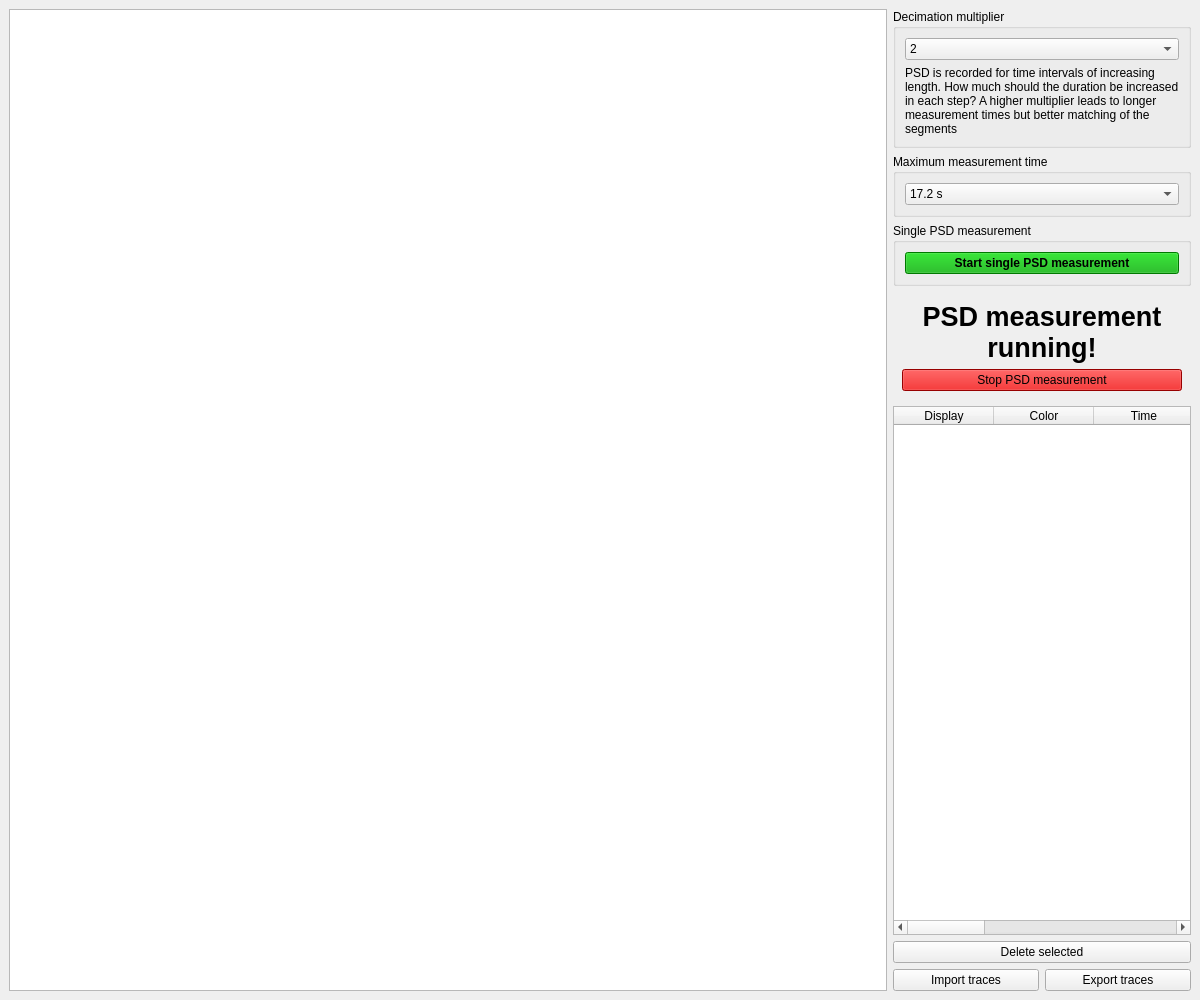
<?xml version="1.0" encoding="UTF-8"?>
<ui version="4.0">
 <class>MainWindow</class>
 <widget class="QMainWindow" name="MainWindow">
  <property name="geometry">
   <rect>
    <x>0</x>
    <y>0</y>
    <width>1200</width>
    <height>1000</height>
   </rect>
  </property>
  <property name="windowTitle">
   <string>MainWindow</string>
  </property>
  <widget class="QWidget" name="centralwidget">
   <layout class="QHBoxLayout" name="horizontalLayout">
    <item>
     <widget class="PSDPlotWidget" name="psd_plot_widget">
      <property name="minimumSize">
       <size>
        <width>100</width>
        <height>100</height>
       </size>
      </property>
     </widget>
    </item>
    <item>
     <layout class="QVBoxLayout" name="verticalLayout">
      <item>
       <widget class="QGroupBox" name="groupBox_2">
        <property name="title">
         <string>Decimation multiplier</string>
        </property>
        <layout class="QVBoxLayout" name="verticalLayout_2">
         <item>
          <widget class="QComboBox" name="decimation_multiplier">
           <item>
            <property name="text">
             <string>2</string>
            </property>
           </item>
           <item>
            <property name="text">
             <string>4</string>
            </property>
           </item>
           <item>
            <property name="text">
             <string>8</string>
            </property>
           </item>
           <item>
            <property name="text">
             <string>16</string>
            </property>
           </item>
          </widget>
         </item>
         <item>
          <widget class="QLabel" name="label">
           <property name="text">
            <string>PSD is recorded for time intervals of increasing length. How much should the duration be increased in each step? A higher multiplier leads to longer measurement times but better matching of the segments</string>
           </property>
           <property name="wordWrap">
            <bool>true</bool>
           </property>
          </widget>
         </item>
        </layout>
       </widget>
      </item>
      <item>
       <widget class="QGroupBox" name="groupBox">
        <property name="title">
         <string>Maximum measurement time</string>
        </property>
        <layout class="QVBoxLayout" name="verticalLayout_3">
         <item>
          <widget class="QComboBox" name="maximum_measurement_time">
           <property name="currentIndex">
            <number>5</number>
           </property>
           <item>
            <property name="text">
             <string>0.5 s</string>
            </property>
           </item>
           <item>
            <property name="text">
             <string>1.1 s</string>
            </property>
           </item>
           <item>
            <property name="text">
             <string>2.1 s</string>
            </property>
           </item>
           <item>
            <property name="text">
             <string>4.3 s</string>
            </property>
           </item>
           <item>
            <property name="text">
             <string>8.6 s</string>
            </property>
           </item>
           <item>
            <property name="text">
             <string>17.2 s</string>
            </property>
           </item>
           <item>
            <property name="text">
             <string>34.4 s</string>
            </property>
           </item>
           <item>
            <property name="text">
             <string>68.7 s</string>
            </property>
           </item>
           <item>
            <property name="text">
             <string>137 s</string>
            </property>
           </item>
           <item>
            <property name="text">
             <string>275 s</string>
            </property>
           </item>
           <item>
            <property name="text">
             <string>9 min</string>
            </property>
           </item>
           <item>
            <property name="text">
             <string>18 min</string>
            </property>
           </item>
           <item>
            <property name="text">
             <string>36 min</string>
            </property>
           </item>
           <item>
            <property name="text">
             <string>73 min</string>
            </property>
           </item>
           <item>
            <property name="text">
             <string>147 min</string>
            </property>
           </item>
           <item>
            <property name="text">
             <string>293 min</string>
            </property>
           </item>
           <item>
            <property name="text">
             <string>586 min</string>
            </property>
           </item>
           <item>
            <property name="text">
             <string>20 h</string>
            </property>
           </item>
           <item>
            <property name="text">
             <string>40 h</string>
            </property>
           </item>
           <item>
            <property name="text">
             <string>78 h</string>
            </property>
           </item>
           <item>
            <property name="text">
             <string>7 days</string>
            </property>
           </item>
          </widget>
         </item>
        </layout>
       </widget>
      </item>
      <item>
       <widget class="QGroupBox" name="container_psd_not_running">
        <property name="title">
         <string>Single PSD measurement</string>
        </property>
        <layout class="QVBoxLayout" name="verticalLayout_4">
         <item>
          <widget class="QPushButton" name="start_psd_button">
           <property name="font">
            <font>
             <weight>75</weight>
             <bold>true</bold>
            </font>
           </property>
           <property name="styleSheet">
            <string notr="true">background: #00aa00</string>
           </property>
           <property name="text">
            <string>Start single PSD measurement</string>
           </property>
          </widget>
         </item>
        </layout>
       </widget>
      </item>
      <item>
       <widget class="QWidget" name="container_psd_running" native="true">
        <layout class="QVBoxLayout" name="verticalLayout_5">
         <item>
          <widget class="QLabel" name="label_2">
           <property name="font">
            <font>
             <pointsize>20</pointsize>
             <weight>75</weight>
             <bold>true</bold>
            </font>
           </property>
           <property name="text">
            <string>PSD measurement running!</string>
           </property>
           <property name="alignment">
            <set>Qt::AlignCenter</set>
           </property>
           <property name="wordWrap">
            <bool>true</bool>
           </property>
          </widget>
         </item>
         <item>
          <widget class="QPushButton" name="stop_psd_button">
           <property name="styleSheet">
            <string notr="true">background-color: #d40000;</string>
           </property>
           <property name="text">
            <string>Stop PSD measurement</string>
           </property>
          </widget>
         </item>
        </layout>
       </widget>
      </item>
      <item>
       <widget class="PSDTableWidget" name="curve_table">
        <property name="sizePolicy">
         <sizepolicy hsizetype="Preferred" vsizetype="Expanding">
          <horstretch>0</horstretch>
          <verstretch>0</verstretch>
         </sizepolicy>
        </property>
        <column>
         <property name="text">
          <string>Display</string>
         </property>
        </column>
        <column>
         <property name="text">
          <string>Color</string>
         </property>
        </column>
        <column>
         <property name="text">
          <string>Time</string>
         </property>
        </column>
        <column>
         <property name="text">
          <string>P</string>
         </property>
        </column>
        <column>
         <property name="text">
          <string>I</string>
         </property>
        </column>
        <column>
         <property name="text">
          <string>D</string>
         </property>
        </column>
        <column>
         <property name="text">
          <string>∫ Noise</string>
         </property>
        </column>
       </widget>
      </item>
      <item>
       <widget class="QPushButton" name="delete_curve_button">
        <property name="text">
         <string>Delete selected</string>
        </property>
       </widget>
      </item>
      <item>
       <layout class="QHBoxLayout" name="horizontalLayout_2">
        <property name="spacing">
         <number>6</number>
        </property>
        <item>
         <widget class="QPushButton" name="import_psd_button">
          <property name="text">
           <string>Import traces</string>
          </property>
         </widget>
        </item>
        <item>
         <widget class="QPushButton" name="export_psd_button">
          <property name="text">
           <string>Export traces</string>
          </property>
         </widget>
        </item>
       </layout>
      </item>
     </layout>
    </item>
   </layout>
  </widget>
 </widget>
 <customwidgets>
  <customwidget>
   <class>PSDPlotWidget</class>
   <extends>QGraphicsView</extends>
   <header location="global">psd_plot_widget.h</header>
  </customwidget>
  <customwidget>
   <class>PSDTableWidget</class>
   <extends>QTableWidget</extends>
   <header location="global">psd_table_widget.h</header>
  </customwidget>
 </customwidgets>
 <resources/>
 <connections/>
</ui>
